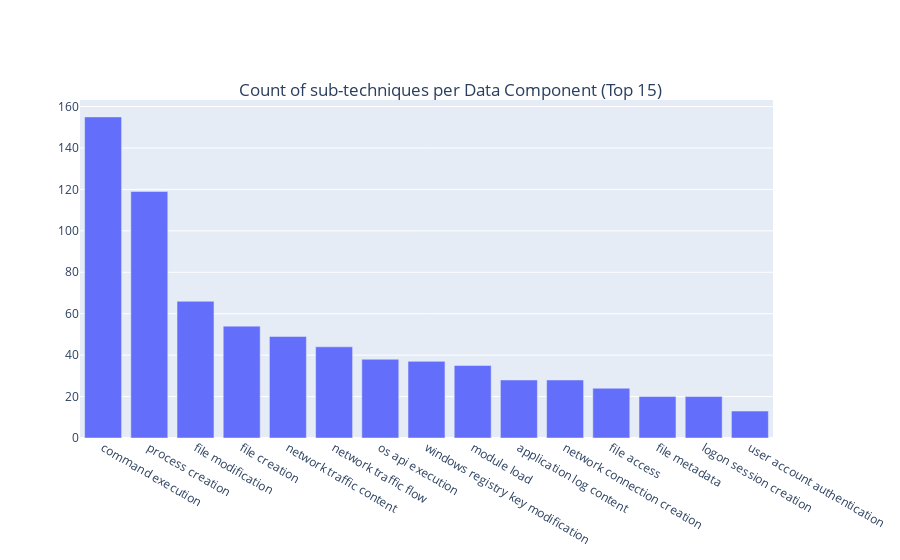

This figure's notebook cell:
### Markdown cell above
### Which are the most relevant data components for Sub-Technqiues within the Enterprise Matrix?

### Code cell
top15_data_component = enterprise_sub['data_component'].value_counts().nlargest(15)

fig = go.Figure()
fig.add_trace(go.Bar(y = top15_data_component.values.tolist(), x = top15_data_component.index.tolist(),orientation = 'v'))
fig.update_layout(title = {'text':"Count of sub-techniques per Data Component (Top 15)",'y': 0.85,'x': 0.5,'xanchor':'center'})
fig.show()

### Figure 1 — Plotly figure (JSON) as saved in the notebook; plotly's stock layout.template omitted (floating-point values rounded to 4 significant figures)
{"data": [{"orientation": "v", "type": "bar", "x": ["command execution", "process creation", "file modification", "file creation", "network traffic content", "network traffic flow", "os api execution", "windows registry key modification", "module load", "application log content", "network connection creation", "file access", "file metadata", "logon session creation", "user account authentication"], "y": [155, 119, 66, 54, 49, 44, 38, 37, 35, 28, 28, 24, 20, 20, 13]}], "layout": {"title": {"text": "Count of sub-techniques per Data Component (Top 15)", "x": 0.5, "xanchor": "center", "y": 0.85}}}
